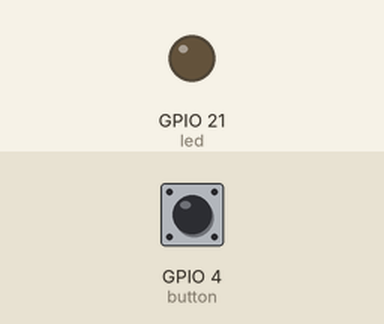
Simulated run of this program. Board: Raspberry Pi (BCM pin numbers). Parts: output pins drawn as LEDs (lit = HIGH). Inputs (shaded band) come from the test bench; at power-on: GPIO 4 (button) HIGH.

Above: at 1.2 s.
1.3 s: GPIO 4 (button) pulled LOW for 0.15 s
At 2.5 s:
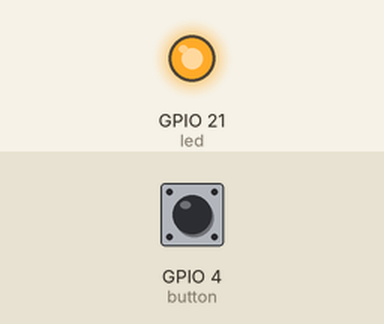
2.9 s: GPIO 4 (button) pulled LOW for 1 s
At 3.8 s:
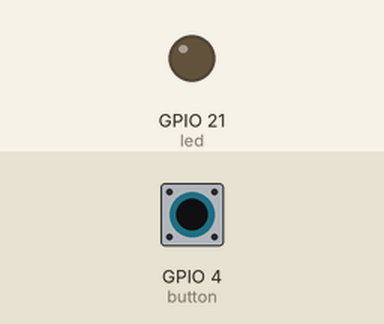
5.4 s: GPIO 4 (button) pulled LOW for 3.2 s
At 5.7 s:
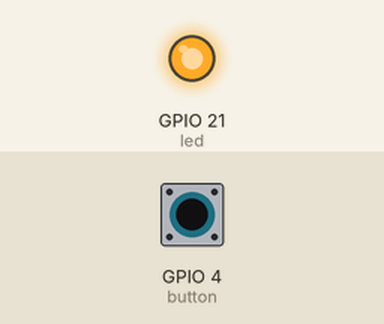
Timing chart, 0 to 8.4 s (numbered marks = the images above; inputs shaded):
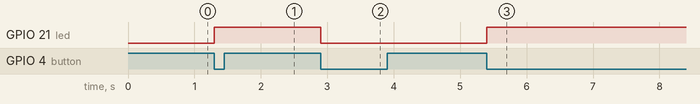

The program:

2_pulsador_led.py
```python
from gpiozero import LED, Button
from signal import pause

led = LED(21)
button = Button(4)

# Asignamos las funciones a las acciones del botón
# El método toggle sobre LED cambia el estado del led
button.when_pressed = led.toggle

# Mantenemos el programa pausado
# Las acciones del botón se procesan de fondo
# No necesario si lo ejecutamos desde intérprete
pause()
```

Measured:
- after the input at 1.3 s, GPIO 21 (led): LOW → HIGH at once
- after the input at 2.9 s, GPIO 21 (led): HIGH → LOW at once
- after the input at 5.4 s, GPIO 21 (led): LOW → HIGH at once
